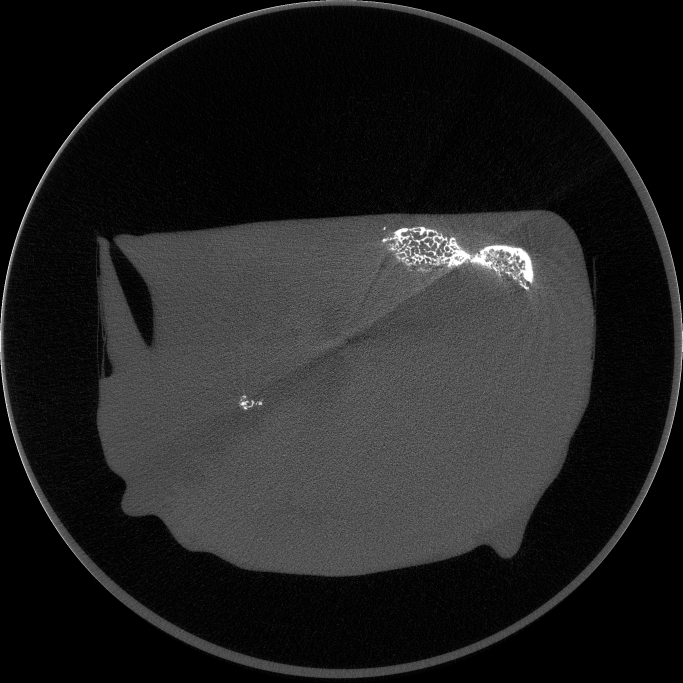
%> input picture image_processing/file_raw/slices000-099/ESA29-99-L3-Byte.0004.png, 2048 x 2048 px (shown at 1/3 size); its folder holds only this picture in this run
$ octave bone_imm_processing.m   (GNU Octave 9; MATLAB toolbox functions it lacks are replaced by stand-ins)
%> lines starting %> are read from the running program, lines starting %| are printed output that depends on the picture
%%
%%
clear all
selpath = uigetdir; %select image processing folder
%> the answer given: file_raw/slices000-099
folderpath=strcat(selpath,'/file_raw/slice*');
folderlist=dir(folderpath);
%%
tic
for k=1:length(folderlist)
    temp_list=dir(strcat(selpath,'/file_raw/',folderlist(k).name,'/ESA*.png'));
     if k==1
         file_list=append(strcat(selpath,'/file_raw/',folderlist(k).name,'/'),{temp_list.name});
     else
    file_list=[file_list, append(strcat(selpath,'/file_raw/',folderlist(k).name,'/'),{temp_list.name})];
    end
end

xlsfiles=sort(file_list); %sort by name ascending

file1=imread(xlsfiles{1});
%> file1 is the input picture: size 2048x2048 uint8; min 0, max 255, mean 33
imm=[zeros(numel(file1(1,:)),numel(file1(:,1)))];
%> imm: size 2048x2048 double; every value is 0

for i=1:length(xlsfiles)
imm(:,:,i)=0;
end
imload=imm;
parfor i=1:length(xlsfiles)
imload(:,:,i)=mat2gray(imread(xlsfiles{i}));
end
toc
%% video w
video=VideoWriter(strcat(selpath,'/flow.mp4'),'MPEG-4'); %default 30 fps
open(video); %open the file for writing
tic
for i=1:length(imload(1,1,:))
    writeVideo(video,imload(:,:,i));
    i
end
%> this loop made 2 passes
%> i on passes 1 to 2: 1, 2
close(video);
toc
%% contrast index

for k=1:length(imload(1,1,:))
[CI1(k),CI2(k),CI3(k)]=my_contrast_index(imload(:,:,k));
mu(k)=mean2(imload(:,:,k));
subplot(4,1,1);
plot(CI1(1:k));
ylabel('CI1');
subplot(4,1,2);
plot(CI2(1:k));
ylabel('CI2');
subplot(4,1,3);
plot(CI3(1:k));
ylabel('CI3');
subplot(4,1,4);
imhist(imload(:,:,k)); hold on;
line([mu(k) mu(k)],[0 max(imhist(imload(:,:,k)))],'color','r','linewidth',2);
drawnow;
k
end
%> this loop made 2 passes
%> (CI1 in my_contrast_index, CI2 in my_contrast_index, CI3 in my_contrast_index, k) on passes 1 to 2: (1, 0.163, 1, 1), (1, 0.238, 1, 2)
%> pass 1, `line([mu(k) mu(k)],[0 max(imhist(imload(:,:,k)))],'color','r','linewid..`:
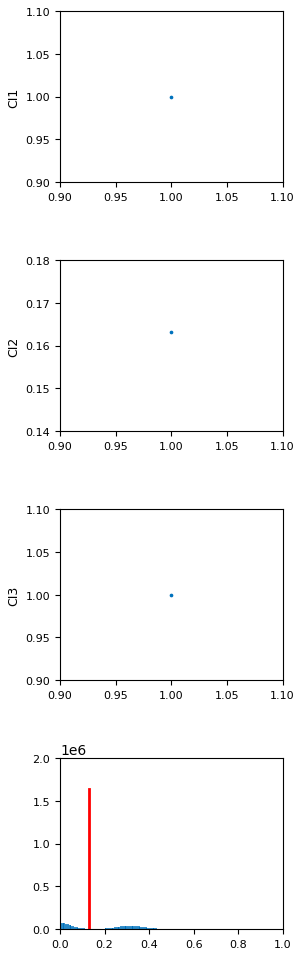
%> figure redrawn from the program's plot data, 4 panels; panel 4: highest point at x = 0, y = 1632483
%> after the loop, CI1 = [1 1]; CI2 = [0.163 0.238]; CI3 = [1 1]; mu = [0.129 0.175]
best_contrast_index=find(CI2==max(CI2));
%> best_contrast_index = 2
%%
ima=imload(:,:,best_contrast_index);
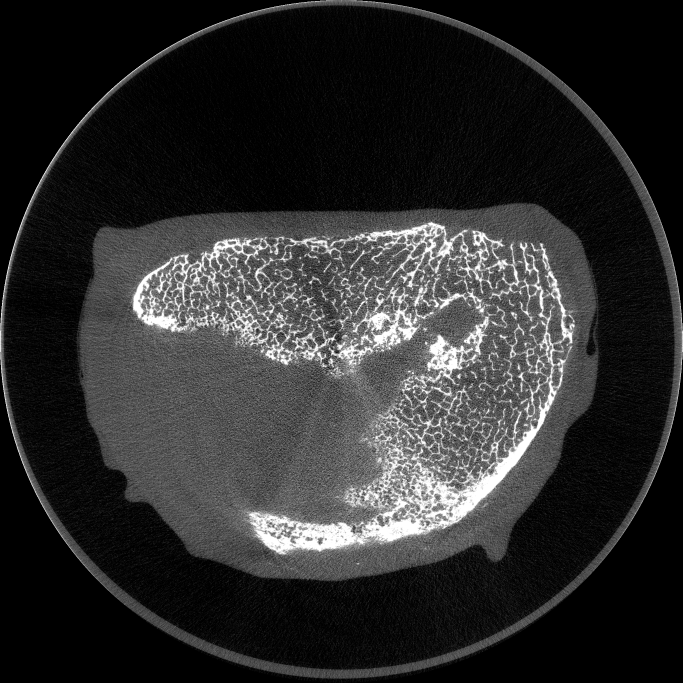
%> ima: size 2048x2048 double (shown at 1/3 size); min 0, max 1, mean 0.175
m=quantile(ima(:),0.10);
%> m = 0
M=quantile(ima(:),0.96);
%> M = 0.757
%A=imadjust(ima,stretchlim(ima))
%%
A=imadjust(ima,[m M],[0 1],2);
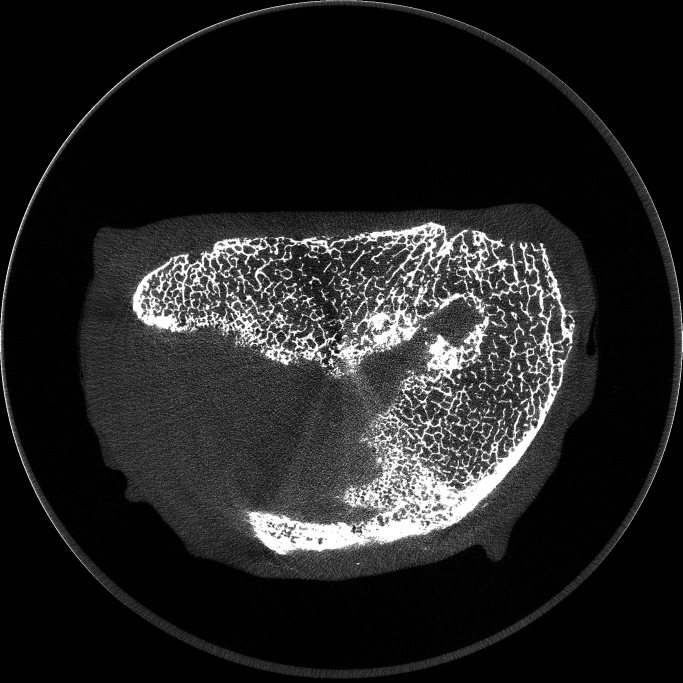
%> A: size 2048x2048 double (shown at 1/3 size); min 0, max 1, mean 0.132
figure;
imshowpair(imload(:,:,best_contrast_index),A,'montage')
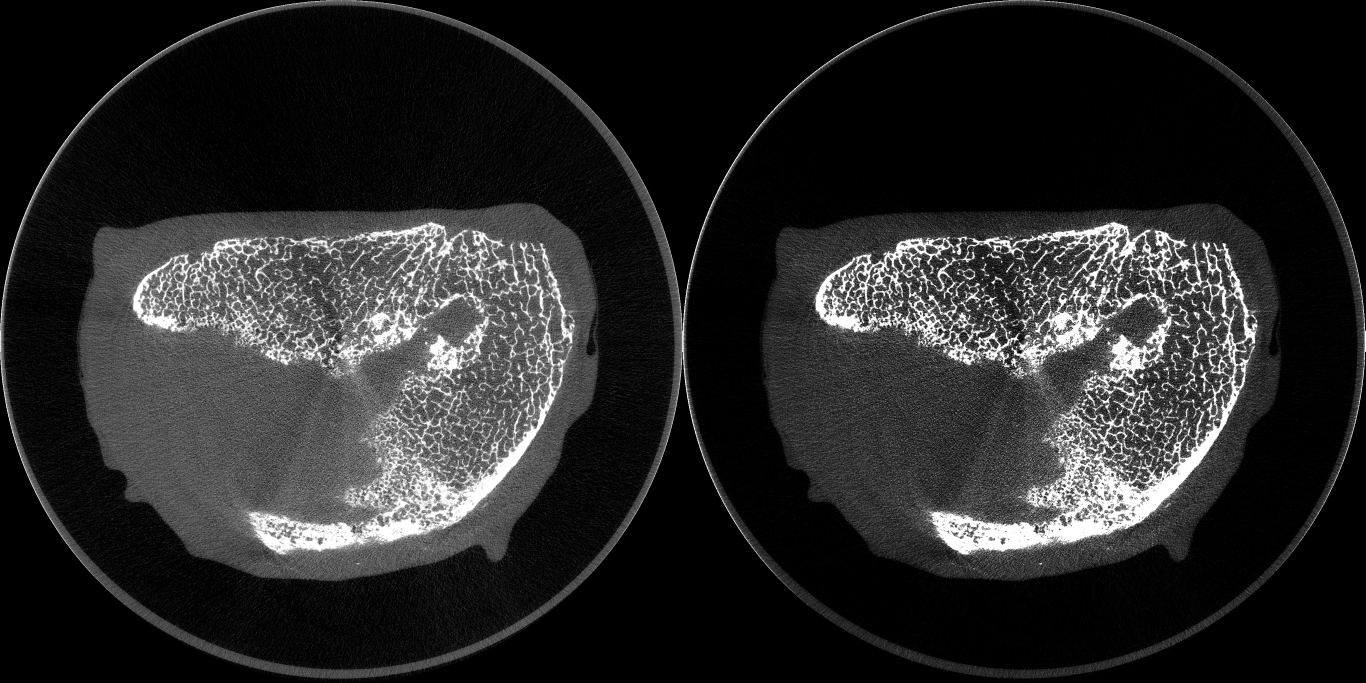
%> displayed picture: size 2048x4096, on the screen's scale of 0 to 255 (shown at 1/3 size); min 0, max 255, mean 39.2
[CI1,CI2,CI3]=my_contrast_index(imload(:,:,best_contrast_index))
%> CI1 = 1; CI2 = 0.238; CI3 = 1
[CI1,CI2,CI3]=my_contrast_index(A)
%> CI2 = 0.241
%% test best contrast
clear CII2 row col val val_g gamma m M MAT val_g val_g_i
tic
gamma=1.2:0.2:2;
m=1:2:40;
M=97:1:99;
CII2=zeros(m(end),M(end),10*gamma(end));
%> the run ends on the next line
for i=1:length(m)
% [106 lines not run here, left out]
function [CI1,CI2,CI3]=my_contrast_index(I)
CI1=max(I(:))-min(I(:));
CI2=std(I(:));
CI3=(max(I(:))-min(I(:)))/(max(I(:))+min(I(:)));
end
